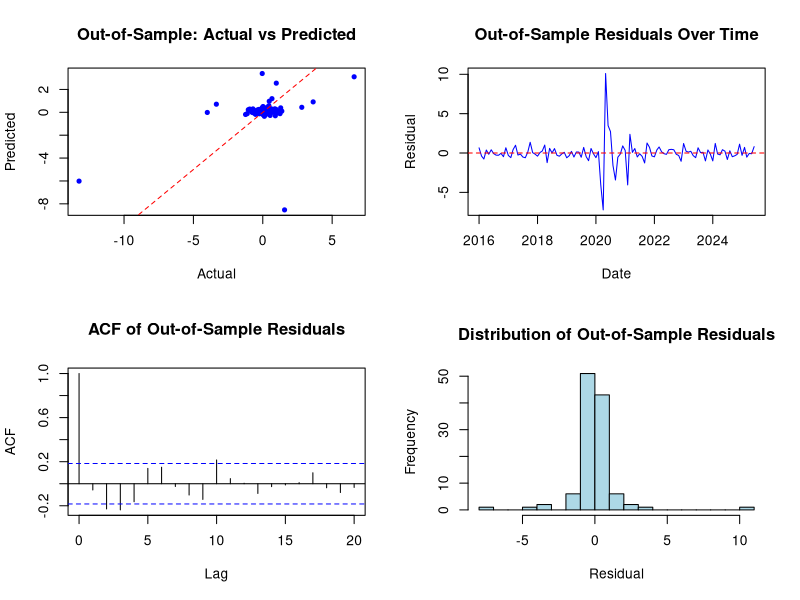

Write R code to recreate this figure.
#----------------------------
# Load libraries
#----------------------------
library(readr)
library(dplyr)
library(zoo)
library(glmnet)
library(stringr)
library(tibble)
library(tidyr)

#----------------------------
# Load & clean data
#----------------------------
raw_data <- read_csv("2025-09-MD.csv")
data <- raw_data %>%
  mutate(
    INDPRO_growth = 100 * (INDPRO / lag(INDPRO) - 1),
    sasdate = as.Date(sasdate, format = "%m/%d/%Y")
  ) %>%
  select(-ACOGNO) %>%
  filter(!is.na(INDPRO_growth), sasdate >= as.Date("1978-01-01")) %>%
  filter(!(sasdate %in% as.Date(c("2025-07-01", "2025-08-01"))))

# Define variables
target_var <- "INDPRO_growth"
exclude_vars <- c("sasdate", "INDPRO", "INDPRO_growth")  # exclude target
predictor_vars <- setdiff(names(data), exclude_vars)

# Interpolate missing values in predictors only
data <- data %>% 
  arrange(sasdate) %>%
  mutate(across(all_of(predictor_vars), ~ na.approx(., na.rm = FALSE))) %>%
  drop_na()

#----------------------------
# define train/test split dates
#----------------------------
train_end <- as.Date("2015-12-01")
oos_start <- as.Date("2016-01-01")

#----------------------------
# create additional variables
#----------------------------
data <- data %>%
  mutate(
    BAA_AAA = BAA - AAA,
    T10Y3M = T10YFFM - TB3MS,
    COVID_dummy = ifelse(sasdate >= as.Date("2020-03-01") & sasdate <= as.Date("2020-06-01"), 1, 0)
  )

# Update predictor list to include new variables
predictor_vars <- setdiff(names(data), exclude_vars)

cat("Number of predictors before differencing:", length(predictor_vars), "\n")
cat("Checking if target is in predictors:", "INDPRO_growth" %in% predictor_vars, "\n")
cat("Checking if INDPRO is in predictors:", "INDPRO" %in% predictor_vars, "\n")

#----------------------------
# Variable transformation for stationarity
#----------------------------
diff_pad <- function(x) c(NA, diff(x))

# Variables to NOT difference
exclude_from_diff <- c("COVID_dummy", "INDPRO_growth", "INDPRO")
to_diff_vars <- setdiff(predictor_vars, exclude_from_diff)

cat("\nVariables to be differenced:", length(to_diff_vars), "\n")

# Apply differencing only to predictor variables
data <- data %>% 
  mutate(across(all_of(to_diff_vars), diff_pad, .names = "{.col}")) %>% 
  drop_na()

# Refresh predictor list after differencing
predictor_vars <- setdiff(names(data), exclude_vars)

cat("Number of predictors after differencing:", length(predictor_vars), "\n")

#----------------------------
# Create lagged predictors
#----------------------------
# Add INDPRO_growth_lag1, INDPRO_growth_lag2, INDPRO_growth_lag3 
for (lag in 1:3) {
  lag_name <- paste0("INDPRO_growth_lag", lag)
  data[[lag_name]] <- dplyr::lag(data[["INDPRO_growth"]], lag)
}
base_ar_cols <- paste0("INDPRO_growth_lag", 1:3)
# Add those to predictor_vars
predictor_vars <- c(predictor_vars, base_ar_cols)


max_lags <- 12

create_lagged_data <- function(data, predictor_vars, max_lags, target_var, skip_vars = base_ar_cols) {
  lagged_data <- data %>% select(sasdate, all_of(target_var))
  for (var in predictor_vars) {
    if (var %in% skip_vars) {
      lagged_data[[var]] <- data[[var]]
      # Do NOT create further lags
    } else {
      for (lag in 1:max_lags) {
        lag_name <- paste0(var, "_lag", lag)
        lagged_data[[lag_name]] <- dplyr::lag(data[[var]], lag)
      }
    }
  }
  lagged_data <- lagged_data %>% drop_na()
  return(lagged_data)
}


lagged_dataset <- create_lagged_data(data, predictor_vars, max_lags, target_var)
#because of date and target
cat("\nTotal lagged features created:", ncol(lagged_dataset) - 2, "\n") 

#----------------------------
# Split train/test
#----------------------------
train_data <- lagged_dataset %>% filter(sasdate <= train_end)
test_data  <- lagged_dataset %>% filter(sasdate >= oos_start)

X_train <- train_data %>% select(-sasdate, -INDPRO_growth) %>% as.matrix()
y_train <- train_data$INDPRO_growth

X_test  <- test_data %>% select(-sasdate, -INDPRO_growth) %>% as.matrix()
y_test  <- test_data$INDPRO_growth

base_ar_cols <- c("INDPRO_growth_lag1", "INDPRO_growth_lag2", "INDPRO_growth_lag3")
base_ar_indices <- which(colnames(X_train) %in% base_ar_cols)
penalty <- rep(1, ncol(X_train))
penalty[base_ar_indices] <- 0    




# Verification checks
stopifnot(nrow(X_train) == length(y_train))
stopifnot(nrow(X_test) == length(y_test))
stopifnot(identical(colnames(X_train), colnames(X_test)))

cat("\nData quality checks:\n")
cat("NAs in X_train:", sum(is.na(X_train)), "\n")
cat("NAs in y_train:", sum(is.na(y_train)), "\n")
cat("NAs in X_test:", sum(is.na(X_test)), "\n")
cat("NAs in y_test:", sum(is.na(y_test)), "\n")
cat("Train obs:", nrow(X_train), "Test obs:", nrow(X_test), "\n")

# Check for INDPRO leakage
indpro_cols <- grep("INDPRO", colnames(X_train), value = TRUE)
cat("\nINDPRO-related columns in predictors:", paste(indpro_cols, collapse = ", "), "\n")

#----------------------------
# Fit LASSO with BIC selection
#----------------------------
fit_lasso <- glmnet(X_train, y_train, alpha = 1, standardize = TRUE, penalty.factor = penalty)

# BIC calculation
get_bic <- function(fit, X, y) {
  n <- length(y)
  preds <- predict(fit, X)
  rss <- colSums((y - preds)^2)
  df <- fit$df  # Number of nonzero coefficients
  bic <- n * log(rss / n) + df * log(n)
  return(bic)
}

bic_values <- get_bic(fit_lasso, X_train, y_train)
lambda_bic <- fit_lasso$lambda[which.min(bic_values)]

cat("\nOptimal lambda (BIC):", lambda_bic, "\n")

#----------------------------
# Extract selected variables and coefficients
#----------------------------
coef_bic <- coef(fit_lasso, s = lambda_bic)
selected_vars_bic <- rownames(coef_bic)[which(coef_bic != 0)]
selected_vars_bic <- selected_vars_bic[selected_vars_bic != "(Intercept)"]

cat("Number of variables selected by BIC:", length(selected_vars_bic), "\n")
cat("\nSelected variables:\n")
print(selected_vars_bic)

#----------------------------
# In-sample performance
#----------------------------
pred_train <- predict(fit_lasso, newx = X_train, s = lambda_bic)
train_rmse <- sqrt(mean((y_train - pred_train)^2))
train_r2 <- 1 - sum((y_train - pred_train)^2) / sum((y_train - mean(y_train))^2)

cat("\n=== IN-SAMPLE PERFORMANCE ===\n")
cat("R-squared:", round(train_r2, 4), "\n")
cat("RMSE:", round(train_rmse, 4), "\n")

#----------------------------
# OOS forecast
#----------------------------
pred_test <- predict(fit_lasso, newx = X_test, s = lambda_bic)
test_rmse <- sqrt(mean((y_test - pred_test)^2))
test_r2 <- 1 - sum((y_test - pred_test)^2) / sum((y_test - mean(y_test))^2)

cat("\n=== OOS PERFORMANCE ===\n")
cat("R-squared:", round(test_r2, 4), "\n")
cat("RMSE:", round(test_rmse, 4), "\n")

#----------------------------
# Leakage tests
#----------------------------
cat("\n=== LEAKAGE TESTS ===\n")

# Test 1: Naive forecast benchmark
naive_forecast <- c(NA, y_test[-length(y_test)])
naive_cor <- cor(naive_forecast[-1], y_test[-1], use = "complete.obs")
cat("Naive forecast correlation (should be moderate):", round(naive_cor, 4), "\n")

# Test 2: Model prediction correlation
model_cor <- cor(pred_test, y_test, use = "complete.obs")
cat("Model prediction correlation:", round(model_cor, 4), "\n")

# Test 3: model_cor >> naive_cor it will be a problem
model_cor > 0.9 && test_r2 > 0.9

#----------------------------
# Diagnostic plots
#----------------------------
par(mfrow = c(2, 2))

# Plot 1: Actual vs Predicted (test)
plot(y_test, pred_test, 
     main = 'Out-of-Sample: Actual vs Predicted',
     xlab = 'Actual', ylab = 'Predicted',
     pch = 20, col = 'blue')
abline(0, 1, col = 'red', lty = 2)

# Plot 2: Residuals over time (test)
test_resids <- y_test - pred_test
plot(test_data$sasdate, test_resids,
     main = 'Out-of-Sample Residuals Over Time',
     xlab = 'Date', ylab = 'Residual',
     type = 'l', col = 'blue')
abline(h = 0, col = 'red', lty = 2)

# Plot 3: ACF of test residuals
acf(test_resids, main = 'ACF of Out-of-Sample Residuals')

# Plot 4: Histogram of residuals
hist(test_resids, breaks = 20, 
     main = 'Distribution of Out-of-Sample Residuals',
     xlab = 'Residual', col = 'lightblue')

par(mfrow = c(1, 1))

#----------------------------
# Additional diagnostics
#----------------------------
cat("Mean of test residuals:", round(mean(test_resids), 6), "\n")
cat("SD of test residuals:", round(sd(test_resids), 4), "\n")
cat("SD of y_test:", round(sd(y_test), 4), "\n")

# Durbin-Watson test for autocorrelation (informal)
dw_stat <- sum(diff(test_resids)^2) / sum(test_resids^2)
round(dw_stat, 4)

